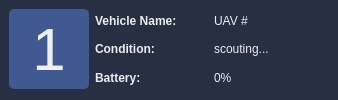
<?xml version="1.0" encoding="UTF-8"?>
<ui version="4.0">
 <class>VehicleListWidget</class>
 <widget class="QWidget" name="VehicleListWidget">
  <property name="geometry">
   <rect>
    <x>0</x>
    <y>0</y>
    <width>338</width>
    <height>98</height>
   </rect>
  </property>
  <property name="maximumSize">
   <size>
    <width>16777215</width>
    <height>144</height>
   </size>
  </property>
  <property name="windowTitle">
   <string>Form</string>
  </property>
  <property name="styleSheet">
   <string notr="true">QWidget{
	color: rgb(236, 236, 236);
	background-color: rgb(39, 47, 66);
	border-radius: 5px;
}

QPushButton{
	background-color: rgb(64, 89, 145);
	color: rgb(240, 240, 240);
}</string>
  </property>
  <layout class="QHBoxLayout" name="horizontalLayout_2">
   <property name="sizeConstraint">
    <enum>QLayout::SetDefaultConstraint</enum>
   </property>
   <property name="leftMargin">
    <number>9</number>
   </property>
   <property name="topMargin">
    <number>9</number>
   </property>
   <item>
    <widget class="QPushButton" name="VehicleSelectButton">
     <property name="minimumSize">
      <size>
       <width>80</width>
       <height>80</height>
      </size>
     </property>
     <property name="maximumSize">
      <size>
       <width>80</width>
       <height>80</height>
      </size>
     </property>
     <property name="font">
      <font>
       <pointsize>45</pointsize>
      </font>
     </property>
     <property name="text">
      <string>1</string>
     </property>
    </widget>
   </item>
   <item>
    <layout class="QGridLayout" name="gridLayout_2">
     <item row="1" column="0">
      <widget class="QLabel" name="VehicleConditionLabel">
       <property name="maximumSize">
        <size>
         <width>16777215</width>
         <height>25</height>
        </size>
       </property>
       <property name="font">
        <font>
         <weight>75</weight>
         <bold>true</bold>
        </font>
       </property>
       <property name="text">
        <string>Condition:</string>
       </property>
      </widget>
     </item>
     <item row="0" column="0">
      <widget class="QLabel" name="VehicleNameLabel">
       <property name="font">
        <font>
         <weight>75</weight>
         <bold>true</bold>
        </font>
       </property>
       <property name="text">
        <string>Vehicle Name:</string>
       </property>
      </widget>
     </item>
     <item row="2" column="0" alignment="Qt::AlignLeft">
      <widget class="QLabel" name="VehicleBatteryLabel">
       <property name="font">
        <font>
         <weight>75</weight>
         <bold>true</bold>
        </font>
       </property>
       <property name="text">
        <string>Battery:</string>
       </property>
      </widget>
     </item>
     <item row="2" column="1">
      <widget class="QLabel" name="VehicleBatteryLine">
       <property name="text">
        <string>0%</string>
       </property>
      </widget>
     </item>
     <item row="1" column="1" alignment="Qt::AlignVCenter">
      <widget class="QLabel" name="VehicleConditionLine">
       <property name="maximumSize">
        <size>
         <width>16777215</width>
         <height>25</height>
        </size>
       </property>
       <property name="text">
        <string>scouting...</string>
       </property>
      </widget>
     </item>
     <item row="0" column="1">
      <widget class="QLabel" name="VehicleNameLine">
       <property name="text">
        <string>UAV #</string>
       </property>
      </widget>
     </item>
    </layout>
   </item>
  </layout>
 </widget>
 <resources/>
 <connections/>
</ui>
